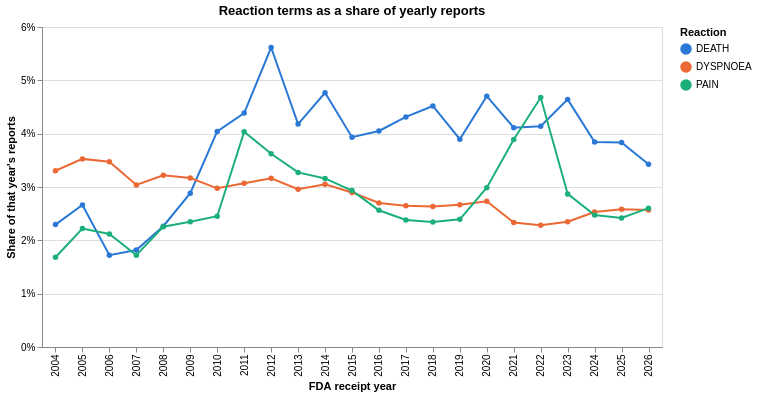

Vega-Lite specification for this chart:
### Vega-Lite specification from a JSON file in a GitHub repository (floating-point values rounded to 4 significant figures)
{"config": {"view": {"continuousWidth": 300, "continuousHeight": 300}}, "data": {"name": "data-a8cd4c17475584a69e56772895bb8f4f"}, "mark": {"type": "line", "point": true}, "encoding": {"color": {"field": "pt", "scale": {"range": ["#2a78d6", "#eb6834", "#1baf7a", "#eda100", "#e87ba4", "#008300", "#4a3aa7"]}, "title": "Reaction", "type": "nominal"}, "tooltip": [{"field": "year", "type": "ordinal"}, {"field": "pt", "type": "nominal"}, {"field": "share", "format": ".2%", "type": "quantitative"}, {"field": "reports", "format": ",", "type": "quantitative"}], "x": {"field": "year", "title": "FDA receipt year", "type": "ordinal"}, "y": {"axis": {"format": "%"}, "field": "share", "title": "Share of that year's reports", "type": "quantitative"}}, "height": 320, "title": "Reaction terms as a share of yearly reports", "width": 620, "$schema": "https://vega.github.io/schema/vega-lite/v6.1.0.json", "datasets": {"data-a8cd4c17475584a69e56772895bb8f4f": [{"year": 2004, "pt": "DEATH", "reports": 4709, "total_reports": 205154, "share": 0.02295}, {"year": 2005, "pt": "DEATH", "reports": 6138, "total_reports": 230441, "share": 0.02664}, {"year": 2006, "pt": "DEATH", "reports": 4219, "total_reports": 245237, "share": 0.0172}, {"year": 2007, "pt": "DEATH", "reports": 4810, "total_reports": 264528, "share": 0.01818}, {"year": 2008, "pt": "DEATH", "reports": 7011, "total_reports": 309538, "share": 0.02265}, {"year": 2009, "pt": "DEATH", "reports": 9679, "total_reports": 335508, "share": 0.02885}, {"year": 2010, "pt": "DEATH", "reports": 19240, "total_reports": 475980, "share": 0.04042}, {"year": 2011, "pt": "DEATH", "reports": 23629, "total_reports": 538584, "share": 0.04387}, {"year": 2012, "pt": "DEATH", "reports": 35814, "total_reports": 637755, "share": 0.05616}, {"year": 2013, "pt": "DEATH", "reports": 32168, "total_reports": 769472, "share": 0.04181}, {"year": 2014, "pt": "DEATH", "reports": 38700, "total_reports": 811933, "share": 0.04766}, {"year": 2015, "pt": "DEATH", "reports": 48152, "total_reports": 1224113, "share": 0.03934}, {"year": 2016, "pt": "DEATH", "reports": 46453, "total_reports": 1147014, "share": 0.0405}, {"year": 2017, "pt": "DEATH", "reports": 53144, "total_reports": 1231908, "share": 0.04314}, {"year": 2018, "pt": "DEATH", "reports": 47713, "total_reports": 1055713, "share": 0.0452}, {"year": 2019, "pt": "DEATH", "reports": 55385, "total_reports": 1421252, "share": 0.03897}, {"year": 2020, "pt": "DEATH", "reports": 66772, "total_reports": 1419546, "share": 0.04704}, {"year": 2021, "pt": "DEATH", "reports": 64423, "total_reports": 1566609, "share": 0.04112}, {"year": 2022, "pt": "DEATH", "reports": 63217, "total_reports": 1526834, "share": 0.0414}, {"year": 2023, "pt": "DEATH", "reports": 64327, "total_reports": 1385487, "share": 0.04643}, {"year": 2024, "pt": "DEATH", "reports": 51509, "total_reports": 1340061, "share": 0.03844}, {"year": 2025, "pt": "DEATH", "reports": 53287, "total_reports": 1389118, "share": 0.03836}, {"year": 2026, "pt": "DEATH", "reports": 27136, "total_reports": 792341, "share": 0.03425}, {"year": 2004, "pt": "DYSPNOEA", "reports": 6780, "total_reports": 205154, "share": 0.03305}, {"year": 2005, "pt": "DYSPNOEA", "reports": 8128, "total_reports": 230441, "share": 0.03527}, {"year": 2006, "pt": "DYSPNOEA", "reports": 8517, "total_reports": 245237, "share": 0.03473}, {"year": 2007, "pt": "DYSPNOEA", "reports": 8037, "total_reports": 264528, "share": 0.03038}, {"year": 2008, "pt": "DYSPNOEA", "reports": 9966, "total_reports": 309538, "share": 0.0322}, {"year": 2009, "pt": "DYSPNOEA", "reports": 10632, "total_reports": 335508, "share": 0.03169}, {"year": 2010, "pt": "DYSPNOEA", "reports": 14161, "total_reports": 475980, "share": 0.02975}, {"year": 2011, "pt": "DYSPNOEA", "reports": 16526, "total_reports": 538584, "share": 0.03068}, {"year": 2012, "pt": "DYSPNOEA", "reports": 20172, "total_reports": 637755, "share": 0.03163}, {"year": 2013, "pt": "DYSPNOEA", "reports": 22772, "total_reports": 769472, "share": 0.02959}, {"year": 2014, "pt": "DYSPNOEA", "reports": 24777, "total_reports": 811933, "share": 0.03052}, {"year": 2015, "pt": "DYSPNOEA", "reports": 35475, "total_reports": 1224113, "share": 0.02898}, {"year": 2016, "pt": "DYSPNOEA", "reports": 30962, "total_reports": 1147014, "share": 0.02699}, {"year": 2017, "pt": "DYSPNOEA", "reports": 32641, "total_reports": 1231908, "share": 0.0265}, {"year": 2018, "pt": "DYSPNOEA", "reports": 27813, "total_reports": 1055713, "share": 0.02635}, {"year": 2019, "pt": "DYSPNOEA", "reports": 37885, "total_reports": 1421252, "share": 0.02666}, {"year": 2020, "pt": "DYSPNOEA", "reports": 38771, "total_reports": 1419546, "share": 0.02731}, {"year": 2021, "pt": "DYSPNOEA", "reports": 36543, "total_reports": 1566609, "share": 0.02333}, {"year": 2022, "pt": "DYSPNOEA", "reports": 34855, "total_reports": 1526834, "share": 0.02283}, {"year": 2023, "pt": "DYSPNOEA", "reports": 32527, "total_reports": 1385487, "share": 0.02348}, {"year": 2024, "pt": "DYSPNOEA", "reports": 33898, "total_reports": 1340061, "share": 0.0253}, {"year": 2025, "pt": "DYSPNOEA", "reports": 35892, "total_reports": 1389118, "share": 0.02584}, {"year": 2026, "pt": "DYSPNOEA", "reports": 20367, "total_reports": 792341, "share": 0.0257}, {"year": 2004, "pt": "PAIN", "reports": 3452, "total_reports": 205154, "share": 0.01683}, {"year": 2005, "pt": "PAIN", "reports": 5117, "total_reports": 230441, "share": 0.02221}, {"year": 2006, "pt": "PAIN", "reports": 5195, "total_reports": 245237, "share": 0.02118}, {"year": 2007, "pt": "PAIN", "reports": 4550, "total_reports": 264528, "share": 0.0172}, {"year": 2008, "pt": "PAIN", "reports": 6983, "total_reports": 309538, "share": 0.02256}, {"year": 2009, "pt": "PAIN", "reports": 7879, "total_reports": 335508, "share": 0.02348}, {"year": 2010, "pt": "PAIN", "reports": 11672, "total_reports": 475980, "share": 0.02452}, {"year": 2011, "pt": "PAIN", "reports": 21741, "total_reports": 538584, "share": 0.04037}, {"year": 2012, "pt": "PAIN", "reports": 23109, "total_reports": 637755, "share": 0.03623}, {"year": 2013, "pt": "PAIN", "reports": 25186, "total_reports": 769472, "share": 0.03273}, {"year": 2014, "pt": "PAIN", "reports": 25666, "total_reports": 811933, "share": 0.03161}, {"year": 2015, "pt": "PAIN", "reports": 35902, "total_reports": 1224113, "share": 0.02933}, {"year": 2016, "pt": "PAIN", "reports": 29398, "total_reports": 1147014, "share": 0.02563}, {"year": 2017, "pt": "PAIN", "reports": 29351, "total_reports": 1231908, "share": 0.02383}, {"year": 2018, "pt": "PAIN", "reports": 24754, "total_reports": 1055713, "share": 0.02345}, {"year": 2019, "pt": "PAIN", "reports": 34028, "total_reports": 1421252, "share": 0.02394}, {"year": 2020, "pt": "PAIN", "reports": 42402, "total_reports": 1419546, "share": 0.02987}, {"year": 2021, "pt": "PAIN", "reports": 60974, "total_reports": 1566609, "share": 0.03892}, {"year": 2022, "pt": "PAIN", "reports": 71415, "total_reports": 1526834, "share": 0.04677}, {"year": 2023, "pt": "PAIN", "reports": 39770, "total_reports": 1385487, "share": 0.0287}, {"year": 2024, "pt": "PAIN", "reports": 33186, "total_reports": 1340061, "share": 0.02476}, {"year": 2025, "pt": "PAIN", "reports": 33613, "total_reports": 1389118, "share": 0.0242}, {"year": 2026, "pt": "PAIN", "reports": 20627, "total_reports": 792341, "share": 0.02603}]}}
